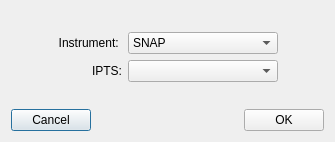
<?xml version="1.0" encoding="UTF-8"?>
<ui version="4.0">
 <class>Dialog</class>
 <widget class="QDialog" name="Dialog">
  <property name="windowModality">
   <enum>Qt::ApplicationModal</enum>
  </property>
  <property name="geometry">
   <rect>
    <x>0</x>
    <y>0</y>
    <width>335</width>
    <height>142</height>
   </rect>
  </property>
  <property name="windowTitle">
   <string>Dialog</string>
  </property>
  <layout class="QVBoxLayout" name="verticalLayout">
   <item>
    <spacer name="verticalSpacer">
     <property name="orientation">
      <enum>Qt::Vertical</enum>
     </property>
     <property name="sizeHint" stdset="0">
      <size>
       <width>20</width>
       <height>1</height>
      </size>
     </property>
    </spacer>
   </item>
   <item>
    <layout class="QGridLayout" name="gridLayout">
     <item row="0" column="3">
      <spacer name="horizontalSpacer_2">
       <property name="orientation">
        <enum>Qt::Horizontal</enum>
       </property>
       <property name="sizeHint" stdset="0">
        <size>
         <width>40</width>
         <height>20</height>
        </size>
       </property>
      </spacer>
     </item>
     <item row="0" column="1">
      <widget class="QLabel" name="label">
       <property name="text">
        <string>Instrument: </string>
       </property>
       <property name="alignment">
        <set>Qt::AlignRight|Qt::AlignTrailing|Qt::AlignVCenter</set>
       </property>
      </widget>
     </item>
     <item row="1" column="2">
      <widget class="QComboBox" name="ipts_comboBox"/>
     </item>
     <item row="1" column="1">
      <widget class="QLabel" name="label_2">
       <property name="text">
        <string>IPTS:</string>
       </property>
       <property name="alignment">
        <set>Qt::AlignRight|Qt::AlignTrailing|Qt::AlignVCenter</set>
       </property>
      </widget>
     </item>
     <item row="0" column="2">
      <widget class="QComboBox" name="instrument_comboBox">
       <property name="minimumSize">
        <size>
         <width>150</width>
         <height>0</height>
        </size>
       </property>
       <item>
        <property name="text">
         <string>SNAP</string>
        </property>
       </item>
       <item>
        <property name="text">
         <string>VENUS</string>
        </property>
       </item>
      </widget>
     </item>
     <item row="0" column="0">
      <spacer name="horizontalSpacer_4">
       <property name="orientation">
        <enum>Qt::Horizontal</enum>
       </property>
       <property name="sizeHint" stdset="0">
        <size>
         <width>40</width>
         <height>20</height>
        </size>
       </property>
      </spacer>
     </item>
    </layout>
   </item>
   <item>
    <spacer name="verticalSpacer_2">
     <property name="orientation">
      <enum>Qt::Vertical</enum>
     </property>
     <property name="sizeHint" stdset="0">
      <size>
       <width>20</width>
       <height>2</height>
      </size>
     </property>
    </spacer>
   </item>
   <item>
    <layout class="QHBoxLayout" name="horizontalLayout">
     <item>
      <widget class="QPushButton" name="cancel_pushButton">
       <property name="text">
        <string>Cancel</string>
       </property>
      </widget>
     </item>
     <item>
      <spacer name="horizontalSpacer">
       <property name="orientation">
        <enum>Qt::Horizontal</enum>
       </property>
       <property name="sizeHint" stdset="0">
        <size>
         <width>40</width>
         <height>20</height>
        </size>
       </property>
      </spacer>
     </item>
     <item>
      <widget class="QPushButton" name="ok_pushButton">
       <property name="text">
        <string>OK</string>
       </property>
      </widget>
     </item>
    </layout>
   </item>
  </layout>
 </widget>
 <resources/>
 <connections>
  <connection>
   <sender>instrument_comboBox</sender>
   <signal>currentTextChanged(QString)</signal>
   <receiver>Dialog</receiver>
   <slot>instrument_changed()</slot>
   <hints>
    <hint type="sourcelabel">
     <x>308</x>
     <y>147</y>
    </hint>
    <hint type="destinationlabel">
     <x>19</x>
     <y>56</y>
    </hint>
   </hints>
  </connection>
  <connection>
   <sender>cancel_pushButton</sender>
   <signal>clicked()</signal>
   <receiver>Dialog</receiver>
   <slot>reject()</slot>
   <hints>
    <hint type="sourcelabel">
     <x>62</x>
     <y>309</y>
    </hint>
    <hint type="destinationlabel">
     <x>154</x>
     <y>297</y>
    </hint>
   </hints>
  </connection>
  <connection>
   <sender>ok_pushButton</sender>
   <signal>clicked()</signal>
   <receiver>Dialog</receiver>
   <slot>accept()</slot>
   <hints>
    <hint type="sourcelabel">
     <x>343</x>
     <y>316</y>
    </hint>
    <hint type="destinationlabel">
     <x>253</x>
     <y>304</y>
    </hint>
   </hints>
  </connection>
 </connections>
 <slots>
  <slot>instrument_changed()</slot>
 </slots>
</ui>
